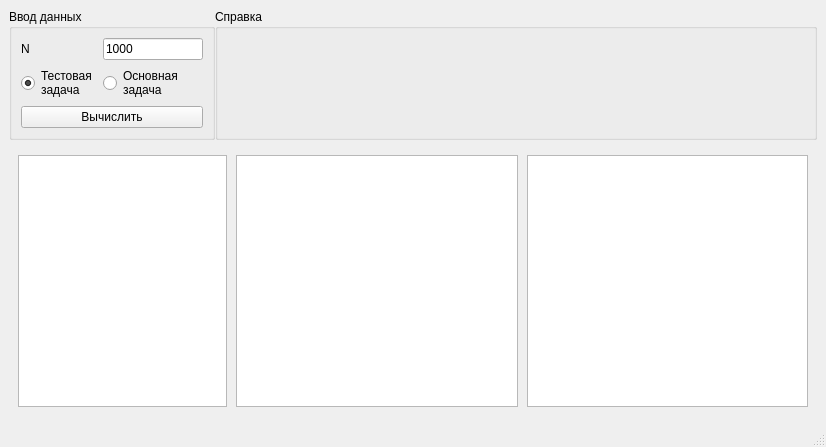
<?xml version="1.0" encoding="UTF-8"?>
<ui version="4.0">
 <class>MainWindow</class>
 <widget class="QMainWindow" name="MainWindow">
  <property name="geometry">
   <rect>
    <x>0</x>
    <y>0</y>
    <width>826</width>
    <height>447</height>
   </rect>
  </property>
  <property name="windowTitle">
   <string>Numerical Methods Second Lab</string>
  </property>
  <widget class="QWidget" name="centralwidget">
   <layout class="QVBoxLayout" name="verticalLayout">
    <item>
     <widget class="QWidget" name="widget" native="true">
      <property name="sizePolicy">
       <sizepolicy hsizetype="Preferred" vsizetype="Fixed">
        <horstretch>0</horstretch>
        <verstretch>0</verstretch>
       </sizepolicy>
      </property>
      <layout class="QHBoxLayout" name="horizontalLayout">
       <property name="spacing">
        <number>0</number>
       </property>
       <property name="leftMargin">
        <number>0</number>
       </property>
       <property name="topMargin">
        <number>0</number>
       </property>
       <property name="rightMargin">
        <number>0</number>
       </property>
       <property name="bottomMargin">
        <number>0</number>
       </property>
       <item>
        <widget class="QGroupBox" name="groupBox">
         <property name="sizePolicy">
          <sizepolicy hsizetype="Fixed" vsizetype="Expanding">
           <horstretch>0</horstretch>
           <verstretch>0</verstretch>
          </sizepolicy>
         </property>
         <property name="title">
          <string>Ввод данных</string>
         </property>
         <layout class="QFormLayout" name="formLayout">
          <property name="leftMargin">
           <number>9</number>
          </property>
          <item row="0" column="0">
           <widget class="QLabel" name="label">
            <property name="text">
             <string>N</string>
            </property>
           </widget>
          </item>
          <item row="0" column="1">
           <widget class="QLineEdit" name="lineEditN">
            <property name="sizePolicy">
             <sizepolicy hsizetype="Minimum" vsizetype="Fixed">
              <horstretch>0</horstretch>
              <verstretch>0</verstretch>
             </sizepolicy>
            </property>
            <property name="maximumSize">
             <size>
              <width>100</width>
              <height>16777215</height>
             </size>
            </property>
            <property name="baseSize">
             <size>
              <width>0</width>
              <height>0</height>
             </size>
            </property>
            <property name="text">
             <string>1000</string>
            </property>
           </widget>
          </item>
          <item row="1" column="0">
           <widget class="QRadioButton" name="radioButtonTest">
            <property name="text">
             <string>Тестовая
задача</string>
            </property>
            <property name="checked">
             <bool>true</bool>
            </property>
           </widget>
          </item>
          <item row="1" column="1">
           <widget class="QRadioButton" name="radioButtonMain">
            <property name="text">
             <string>Основная
задача</string>
            </property>
           </widget>
          </item>
          <item row="2" column="0" colspan="2">
           <widget class="QPushButton" name="pushButtonRun">
            <property name="text">
             <string>Вычислить</string>
            </property>
           </widget>
          </item>
         </layout>
        </widget>
       </item>
       <item>
        <widget class="QGroupBox" name="groupBox_2">
         <property name="title">
          <string>Справка</string>
         </property>
         <property name="alignment">
          <set>Qt::AlignLeading|Qt::AlignLeft|Qt::AlignTop</set>
         </property>
         <layout class="QHBoxLayout" name="horizontalLayout_3">
          <item>
           <widget class="QLabel" name="reference">
            <property name="sizePolicy">
             <sizepolicy hsizetype="Preferred" vsizetype="Expanding">
              <horstretch>0</horstretch>
              <verstretch>0</verstretch>
             </sizepolicy>
            </property>
            <property name="text">
             <string/>
            </property>
            <property name="alignment">
             <set>Qt::AlignLeading|Qt::AlignLeft|Qt::AlignTop</set>
            </property>
           </widget>
          </item>
         </layout>
        </widget>
       </item>
      </layout>
     </widget>
    </item>
    <item>
     <widget class="QWidget" name="widget_2" native="true">
      <layout class="QHBoxLayout" name="horizontalLayout_2" stretch="26,35,35">
       <property name="spacing">
        <number>9</number>
       </property>
       <property name="leftMargin">
        <number>9</number>
       </property>
       <property name="topMargin">
        <number>9</number>
       </property>
       <property name="rightMargin">
        <number>9</number>
       </property>
       <property name="bottomMargin">
        <number>9</number>
       </property>
       <item>
        <widget class="QTableWidget" name="table">
         <property name="layoutDirection">
          <enum>Qt::LeftToRight</enum>
         </property>
         <property name="editTriggers">
          <set>QAbstractItemView::NoEditTriggers</set>
         </property>
         <attribute name="horizontalHeaderCascadingSectionResizes">
          <bool>false</bool>
         </attribute>
         <attribute name="horizontalHeaderDefaultSectionSize">
          <number>85</number>
         </attribute>
        </widget>
       </item>
       <item>
        <widget class="QChartView" name="chartview1">
         <property name="renderHints">
          <set>QPainter::Antialiasing|QPainter::TextAntialiasing</set>
         </property>
        </widget>
       </item>
       <item>
        <widget class="QChartView" name="chartview2">
         <property name="renderHints">
          <set>QPainter::Antialiasing|QPainter::TextAntialiasing</set>
         </property>
        </widget>
       </item>
      </layout>
     </widget>
    </item>
   </layout>
  </widget>
  <widget class="QMenuBar" name="menubar">
   <property name="geometry">
    <rect>
     <x>0</x>
     <y>0</y>
     <width>826</width>
     <height>26</height>
    </rect>
   </property>
  </widget>
  <widget class="QStatusBar" name="statusbar"/>
 </widget>
 <customwidgets>
  <customwidget>
   <class>QChartView</class>
   <extends>QGraphicsView</extends>
   <header location="global">QtCharts/QChartView</header>
  </customwidget>
 </customwidgets>
 <tabstops>
  <tabstop>lineEditN</tabstop>
  <tabstop>radioButtonTest</tabstop>
  <tabstop>radioButtonMain</tabstop>
  <tabstop>pushButtonRun</tabstop>
  <tabstop>table</tabstop>
  <tabstop>chartview1</tabstop>
  <tabstop>chartview2</tabstop>
 </tabstops>
 <resources/>
 <connections/>
</ui>
